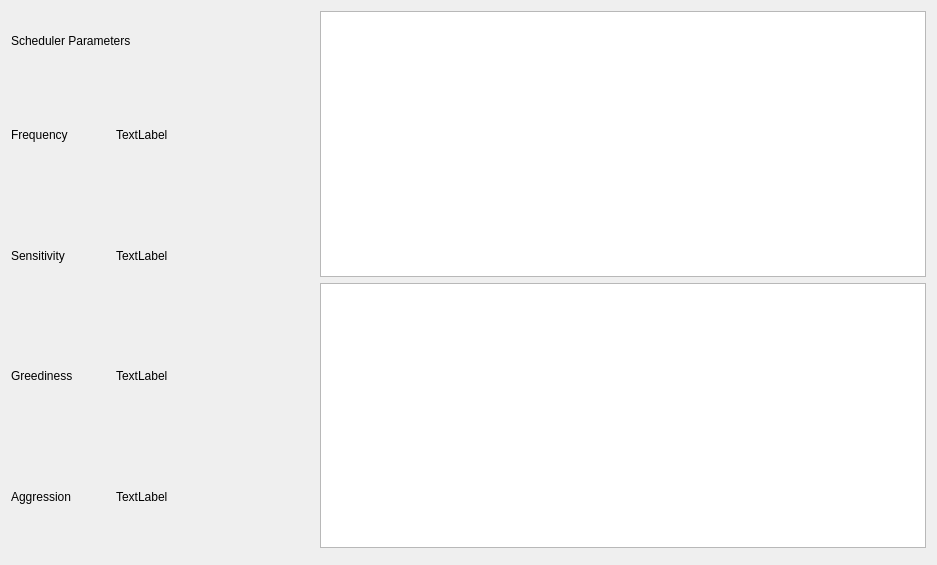
<?xml version="1.0" encoding="UTF-8"?>
<ui version="4.0">
 <class>ResourceMonitorWidget</class>
 <widget class="QWidget" name="ResourceMonitorWidget">
  <property name="geometry">
   <rect>
    <x>0</x>
    <y>0</y>
    <width>937</width>
    <height>565</height>
   </rect>
  </property>
  <property name="windowTitle">
   <string>SAGE Next ResourceMonitor</string>
  </property>
  <layout class="QHBoxLayout" name="mainHLayout" stretch="1,2">
   <item>
    <layout class="QVBoxLayout" name="vLayoutOnTheLeft" stretch="0,1">
     <item>
      <layout class="QVBoxLayout" name="vlayout_schedparam" stretch="1,8">
       <item>
        <widget class="QLabel" name="label_schedparam_header">
         <property name="text">
          <string>Scheduler Parameters</string>
         </property>
        </widget>
       </item>
       <item>
        <layout class="QGridLayout" name="gLayout_schedparam" columnstretch="1,2">
         <item row="0" column="0">
          <widget class="QLabel" name="label_schedparam_freq_header">
           <property name="text">
            <string>Frequency</string>
           </property>
          </widget>
         </item>
         <item row="0" column="1">
          <widget class="QLabel" name="label_schedparam_freq">
           <property name="text">
            <string>TextLabel</string>
           </property>
          </widget>
         </item>
         <item row="1" column="0">
          <widget class="QLabel" name="label_2">
           <property name="text">
            <string>Sensitivity</string>
           </property>
          </widget>
         </item>
         <item row="1" column="1">
          <widget class="QLabel" name="label_schedparam_sens">
           <property name="text">
            <string>TextLabel</string>
           </property>
          </widget>
         </item>
         <item row="2" column="0">
          <widget class="QLabel" name="label_4">
           <property name="text">
            <string>Greediness</string>
           </property>
          </widget>
         </item>
         <item row="2" column="1">
          <widget class="QLabel" name="label_schedparam_greed">
           <property name="text">
            <string>TextLabel</string>
           </property>
          </widget>
         </item>
         <item row="3" column="0">
          <widget class="QLabel" name="label_3">
           <property name="text">
            <string>Aggression</string>
           </property>
          </widget>
         </item>
         <item row="3" column="1">
          <widget class="QLabel" name="label_schedparam_aggr">
           <property name="text">
            <string>TextLabel</string>
           </property>
          </widget>
         </item>
        </layout>
       </item>
      </layout>
     </item>
     <item>
      <layout class="QVBoxLayout" name="vLayout_percpu"/>
     </item>
    </layout>
   </item>
   <item>
    <layout class="QVBoxLayout" name="tablePlotVLayoutOnTheRight" stretch="0,0,0">
     <item>
      <widget class="QTableWidget" name="perAppPerfTable"/>
     </item>
     <item>
      <widget class="QTableWidget" name="perAppPriorityTable"/>
     </item>
     <item>
      <widget class="QFrame" name="priorityGridFrame">
       <property name="frameShape">
        <enum>QFrame::StyledPanel</enum>
       </property>
       <property name="frameShadow">
        <enum>QFrame::Raised</enum>
       </property>
      </widget>
     </item>
    </layout>
   </item>
  </layout>
 </widget>
 <resources/>
 <connections/>
</ui>
